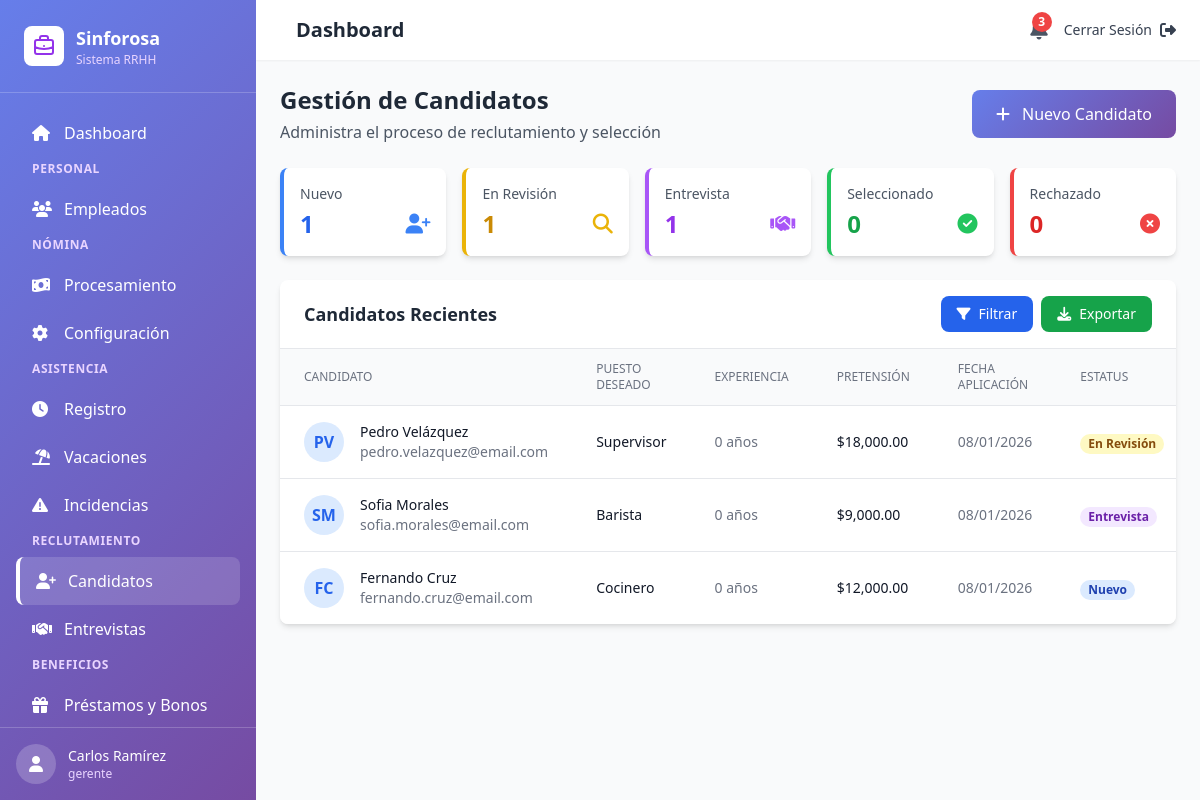
/reclutamiento (signed in), run on the app's committed database.
### tables this page shows
CREATE TABLE candidatos (
    id INT AUTO_INCREMENT PRIMARY KEY,
    nombres VARCHAR(100) NOT NULL,
    apellido_paterno VARCHAR(100) NOT NULL,
    apellido_materno VARCHAR(100),
    email VARCHAR(100),
    telefono VARCHAR(15),
    celular VARCHAR(15),
    fecha_nacimiento DATE,
    
     
    calle VARCHAR(150),
    colonia VARCHAR(100),
    municipio VARCHAR(100),
    estado VARCHAR(50),
    codigo_postal VARCHAR(5),
    
     
    nivel_estudios ENUM('Primaria', 'Secundaria', 'Preparatoria', 'Técnico', 'Licenciatura', 'Maestría', 'Doctorado'),
    carrera VARCHAR(150),
    experiencia_anios INT,
    puesto_deseado VARCHAR(100),
    pretension_salarial DECIMAL(10,2),
    
     
    cv_ruta VARCHAR(500),
    foto_ruta VARCHAR(500),
    
     
    estatus ENUM('Nuevo', 'En Revisión', 'Entrevista', 'Evaluación', 'Seleccionado', 'Rechazado', 'Contratado') DEFAULT 'Nuevo',
    fuente_reclutamiento VARCHAR(100),
    fecha_aplicacion TIMESTAMP DEFAULT CURRENT_TIMESTAMP,
    
     
    usuario_asignado_id INT,
    fecha_actualizacion TIMESTAMP DEFAULT CURRENT_TIMESTAMP ON UPDATE CURRENT_TIMESTAMP,
    
    FOREIGN KEY (usuario_asignado_id) REFERENCES usuarios(id) ON DELETE SET NULL,
    INDEX idx_estatus (estatus)
);

### app/controllers/ReclutamientoController.php (called while the page is built, shortened)
<?php
class ReclutamientoController {
    public function index() {
        $db = Database::getInstance()->getConnection();
        $query = "SELECT * FROM candidatos WHERE 1=1";
        $params = [];
        $query .= " ORDER BY fecha_aplicacion DESC LIMIT 50";
        $stmt = $db->prepare($query);
        $stmt->execute($params);
        $candidatos = $stmt->fetchAll();
        $stmt = $db->query("SELECT estatus, COUNT(*) as total FROM candidatos GROUP BY estatus");
        $stats = $stmt->fetchAll();
        require_once BASE_PATH . 'app/views/reclutamiento/index.php';
        require_once BASE_PATH . 'app/views/layouts/main.php';
    }
}

### app/views/reclutamiento/index.php (the view, shortened to what this page needs)
<div class="mb-6">
    <div class="flex justify-between items-center">
        <div>
            <h1 class="text-2xl font-bold text-gray-800">Gestión de Candidatos</h1>
            <p class="text-gray-600 mt-1">Administra el proceso de reclutamiento y selección</p>
        </div>
        <button onclick="openCandidatoModal()" class="bg-gradient-sinforosa text-white px-6 py-3 rounded-lg hover:opacity-90 transition">
            <i class="fas fa-plus mr-2"></i> Nuevo Candidato
        </button>
    </div>
</div>
<div class="grid grid-cols-1 md:grid-cols-5 gap-4 mb-6">
    <?php
    $statusStats = array_column($stats, 'total', 'estatus');
    $statusInfo = [
        'Nuevo' => ['color' => 'blue', 'icon' => 'user-plus'],
        'En Revisión' => ['color' => 'yellow', 'icon' => 'search'],
        'Entrevista' => ['color' => 'purple', 'icon' => 'handshake'],
        'Seleccionado' => ['color' => 'green', 'icon' => 'check-circle'],
        'Rechazado' => ['color' => 'red', 'icon' => 'times-circle']
    ];
    foreach ($statusInfo as $status => $info):
        $count = $statusStats[$status] ?? 0;
    ?>
    <div class="bg-white rounded-lg shadow-md p-4 border-l-4 border-<?php echo $info['color']; ?>-500">
        <p class="text-sm text-gray-600 mb-1"><?php echo $status; ?></p>
        <div class="flex items-center justify-between">
            <p class="text-2xl font-bold text-<?php echo $info['color']; ?>-600"><?php echo $count; ?></p>
            <i class="fas fa-<?php echo $info['icon']; ?> text-<?php echo $info['color']; ?>-500 text-xl"></i>
        </div>
    </div>
    <?php endforeach; ?>
</div>
<div class="bg-white rounded-lg shadow-md overflow-hidden">
    <div class="px-6 py-4 border-b border-gray-200 flex justify-between items-center">
        <h2 class="text-lg font-semibold text-gray-800">Candidatos Recientes</h2>
        <div class="flex space-x-2">
            <button onclick="toggleFiltros()" class="px-4 py-2 bg-blue-600 text-white rounded-lg hover:bg-blue-700 text-sm">
                <i class="fas fa-filter mr-2"></i>Filtrar
            </button>
            <button onclick="exportarCandidatos()" class="px-4 py-2 bg-green-600 text-white rounded-lg hover:bg-green-700 text-sm">
                <i class="fas fa-download mr-2"></i>Exportar
            </button>
        </div>
    </div>
    <div class="overflow-x-auto">
        <table class="min-w-full divide-y divide-gray-200">
            <thead class="bg-gray-50">
                <tr>
                    <th class="px-6 py-3 text-left text-xs font-medium text-gray-500 uppercase">Candidato</th>
                    <th class="px-6 py-3 text-left text-xs font-medium text-gray-500 uppercase">Puesto Deseado</th>
                    <th class="px-6 py-3 text-left text-xs font-medium text-gray-500 uppercase">Experiencia</th>
                    <th class="px-6 py-3 text-left text-xs font-medium text-gray-500 uppercase">Pretensión</th>
                    <th class="px-6 py-3 text-left text-xs font-medium text-gray-500 uppercase">Fecha Aplicación</th>
                    <th class="px-6 py-3 text-left text-xs font-medium text-gray-500 uppercase">Estatus</th>
                </tr>
            </thead>
            <tbody class="bg-white divide-y divide-gray-200">
                <?php if (empty($candidatos)): ?>
                <tr>
                    <td colspan="7" class="px-6 py-8 text-center text-gray-500">
                        No hay candidatos registrados
                    </td>
                </tr>
                <?php else: ?>
                <?php foreach ($candidatos as $candidato): ?>
                <tr class="hover:bg-gray-50">
                    <td class="px-6 py-4 whitespace-nowrap">
                        <div class="flex items-center">
                            <div class="flex-shrink-0 h-10 w-10 bg-blue-100 rounded-full flex items-center justify-center">
                                <span class="text-blue-600 font-semibold">
                                    <?php echo strtoupper(substr($candidato['nombres'], 0, 1) . substr($candidato['apellido_paterno'], 0, 1)); ?>
                                </span>
                            </div>
                            <div class="ml-4">
                                <div class="text-sm font-medium text-gray-900">
                                    <?php echo htmlspecialchars($candidato['nombres'] . ' ' . $candidato['apellido_paterno']); ?>
                                </div>
                                <div class="text-sm text-gray-500"><?php echo htmlspecialchars($candidato['email'] ?? 'Sin email'); ?></div>
                            </div>
                        </div>
                    </td>
                    <td class="px-6 py-4 whitespace-nowrap text-sm text-gray-900">
                        <?php echo htmlspecialchars($candidato['puesto_deseado']); ?>
                    </td>
                    <td class="px-6 py-4 whitespace-nowrap text-sm text-gray-500">
                        <?php echo $candidato['experiencia_anios'] ?? 0; ?> años
                    </td>
                    <td class="px-6 py-4 whitespace-nowrap text-sm text-gray-900">
                        $<?php echo $candidato['pretension_salarial'] ? number_format($candidato['pretension_salarial'], 2) : '0.00'; ?>
                    </td>
                    <td class="px-6 py-4 whitespace-nowrap text-sm text-gray-500">
                        <?php echo date('d/m/Y', strtotime($candidato['fecha_aplicacion'])); ?>
                    </td>
                    <td class="px-6 py-4 whitespace-nowrap">
                        <?php
                        $colors = [
                            'Nuevo' => 'bg-blue-100 text-blue-800',
                            'En Revisión' => 'bg-yellow-100 text-yellow-800',
                            'Entrevista' => 'bg-purple-100 text-purple-800',
                            'Evaluación' => 'bg-indigo-100 text-indigo-800',
                            'Seleccionado' => 'bg-green-100 text-green-800',
                            'Rechazado' => 'bg-red-100 text-red-800',
                            'Contratado' => 'bg-teal-100 text-teal-800'
                        ];
                        $color = $colors[$candidato['estatus']] ?? 'bg-gray-100 text-gray-800';
                        ?>
                        <span class="px-2 inline-flex text-xs leading-5 font-semibold rounded-full <?php echo $color; ?>">
                            <?php echo htmlspecialchars($candidato['estatus']); ?>
                        </span>
                    </td>
                </tr>
                <?php endforeach; ?>
                <?php endif; ?>
            </tbody>
        </table>
    </div>
</div>

### app/views/layouts/main.php (style rules this page uses)
.bg-gradient-sinforosa { background: linear-gradient(135deg, #667eea 0%, #764ba2 100%); }

### data on the page
candidatos: nombres+apellido_paterno "PV", nombres+apellido_paterno "Pedro Velázquez", email "pedro.velazquez@email.com", puesto_deseado "Supervisor", experiencia_anios "0", pretension_salarial "18,000.00", fecha_aplicacion "08/01/2026", estatus "En Revisión"
candidatos: nombres+apellido_paterno "SM", nombres+apellido_paterno "Sofia Morales", email "sofia.morales@email.com", puesto_deseado "Barista", experiencia_anios "0", pretension_salarial "9,000.00", fecha_aplicacion "08/01/2026", estatus "Entrevista"
candidatos: nombres+apellido_paterno "FC", nombres+apellido_paterno "Fernando Cruz", email "fernando.cruz@email.com", puesto_deseado "Cocinero", experiencia_anios "0", pretension_salarial "12,000.00", fecha_aplicacion "08/01/2026", estatus "Nuevo"

### other printed values
$_SESSION['user_name'] "Carlos Ramírez"
$_SESSION['user_rol'] "gerente"
$title "Dashboard"
$status "Nuevo"
$count "1"
$status "En Revisión"
$status "Entrevista"
$status "Seleccionado"
$count "0"
$status "Rechazado"
